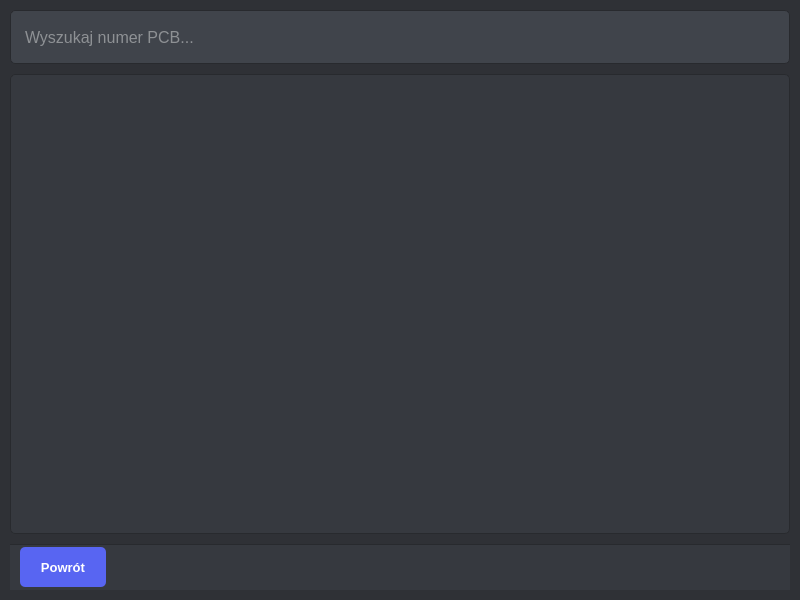
<?xml version="1.0" encoding="UTF-8"?>
<ui version="4.0">
 <class>History</class>
 <widget class="QDialog" name="History">
  <property name="geometry">
   <rect>
    <x>0</x>
    <y>0</y>
    <width>800</width>
    <height>600</height>
   </rect>
  </property>
  <property name="windowTitle">
   <string>Historia PCB</string>
  </property>
  <property name="styleSheet">
   <string notr="true">/* --- Styl Okna Historii (Ciemny Motyw v4 - Uproszczony Layout) --- */
QDialog#History {
    background-color: #2f3136;
    color: #e8e9ea;
    font-family: "Segoe UI", Roboto, Cantarell, "Helvetica Neue", sans-serif;
    font-size: 14px;
}

/* --- Pole Wyszukiwania --- */
QLineEdit#search_field {
    background-color: #40444b;
    color: #dcddde;
    border: 1px solid #282a2e;
    border-radius: 5px;
    padding: 8px 12px;
    font-size: 16px;
    min-height: 36px;
}
QLineEdit#search_field:focus {
    border-color: #5865F2;
}

/* --- Widok Tabeli --- */
QTableView#tableWidget {
    background-color: #36393f;
    border: 1px solid #282a2e;
    border-radius: 5px;
    gridline-color: #4f545c;
    color: #dcddde;
    font-size: 15px;
    selection-background-color: #5865F2;
    selection-color: #ffffff;
    outline: none;
    alternate-background-color: #40444b;
}
QTableView#tableWidget::item {
    padding: 8px 10px;
    border-bottom: 1px solid #4f545c;
}

/* --- Nagłówki Tabeli --- */
QHeaderView::section {
    background-color: #2f3136;
    color: #ffffff;
    padding: 10px 8px;
    border: none;
    border-bottom: 1px solid #4f545c;
    font-size: 14px;
    font-weight: 600;
}
QHeaderView::section:horizontal {
    border-right: 1px solid #4f545c;
}
QHeaderView::section:horizontal:last {
    border-right: none;
}
QHeaderView::section:vertical {
    background-color: #40444b;
    border-right: 1px solid #4f545c;
    color: #b9bbbe;
    font-weight: 500;
    padding-right: 12px;
}
QTableView QTableCornerButton::section {
    background-color: #2f3136;
    border: none;
    border-bottom: 1px solid #4f545c;
    border-right: 1px solid #4f545c;
}

/* --- Dolny Pasek (Stopka) --- */
QFrame#bottomBar {
    background-color: #36393f;
    border: none;
    border-top: 1px solid #282a2e;
    min-height: 45px;
    max-height: 45px;
}

/* --- Przycisk Powrotu --- */
QPushButton#backButton {
    background-color: #5865F2;
    color: white;
    font-size: 13px;
    font-weight: 600;
    padding: 6px 20px;
    border-radius: 5px;
    border: none;
    min-height: 28px;
    outline: none;
}
QPushButton#backButton:hover { background-color: #4e5dcf; }
QPushButton#backButton:pressed { background-color: #404ab8; }
QPushButton#backButton:disabled { background-color: #40444b; color: #72767d; opacity: 0.7; }

/* --- Paski Przewijania --- */
QScrollBar:vertical { border: none; background: #2f3136; width: 12px; margin: 0px; }
QScrollBar::handle:vertical { background: #4f545c; min-height: 25px; border-radius: 6px; }
QScrollBar::handle:vertical:hover { background: #5a606b; }
QScrollBar::add-line:vertical, QScrollBar::sub-line:vertical { border: none; background: none; height: 0px; }
QScrollBar::add-page:vertical, QScrollBar::sub-page:vertical { background: none; }

QScrollBar:horizontal { border: none; background: #2f3136; height: 12px; margin: 0px; }
QScrollBar::handle:horizontal { background: #4f545c; min-width: 25px; border-radius: 6px; }
QScrollBar::handle:horizontal:hover { background: #5a606b; }
QScrollBar::add-line:horizontal, QScrollBar::sub-line:horizontal { border: none; background: none; width: 0px; }
QScrollBar::add-page:horizontal, QScrollBar::sub-page:horizontal { background: none; }

   </string>
  </property>
  <layout class="QVBoxLayout" name="dialogLayout"> <property name="spacing">
    <number>10</number> </property>
   <property name="leftMargin">
    <number>10</number>
   </property>
   <property name="topMargin">
    <number>10</number>
   </property>
   <property name="rightMargin">
    <number>10</number>
   </property>
   <property name="bottomMargin">
    <number>10</number>
   </property>
   <item>
    <widget class="QLineEdit" name="search_field">
     <property name="placeholderText">
      <string>Wyszukaj numer PCB...</string>
     </property>
    </widget>
   </item>
   <item>
    <widget class="QTableView" name="tableWidget">
     <property name="sizePolicy"> <sizepolicy hsizetype="Expanding" vsizetype="Expanding">
       <horstretch>0</horstretch>
       <verstretch>1</verstretch> </sizepolicy>
     </property>
     <property name="editTriggers">
      <set>QAbstractItemView::NoEditTriggers</set>
     </property>
     <property name="alternatingRowColors">
      <bool>true</bool>
     </property>
     <property name="selectionBehavior">
      <enum>QAbstractItemView::SelectRows</enum>
     </property>
     <property name="verticalScrollMode">
      <enum>QAbstractItemView::ScrollPerPixel</enum>
     </property>
     <property name="horizontalScrollMode">
      <enum>QAbstractItemView::ScrollPerPixel</enum>
     </property>
     <attribute name="horizontalHeaderStretchLastSection">
      <bool>true</bool>
     </attribute>
     <attribute name="verticalHeaderVisible">
      <bool>false</bool>
     </attribute>
    </widget>
   </item>
   <item>
    <widget class="QFrame" name="bottomBar"> <property name="sizePolicy"> <sizepolicy hsizetype="Preferred" vsizetype="Fixed">
         <horstretch>0</horstretch>
         <verstretch>0</verstretch>
        </sizepolicy>
       </property>
     <property name="frameShape">
      <enum>QFrame::StyledPanel</enum>
     </property>
     <property name="frameShadow">
      <enum>QFrame::Raised</enum>
     </property>
     <layout class="QHBoxLayout" name="bottomBarLayout">
      <property name="spacing">
       <number>15</number>
      </property>
      <property name="leftMargin">
       <number>10</number>
      </property>
      <property name="topMargin">
       <number>0</number>
      </property>
      <property name="rightMargin">
       <number>10</number>
      </property>
      <property name="bottomMargin">
       <number>0</number>
      </property>
      <item>
       <widget class="QPushButton" name="backButton">
        <property name="text">
         <string>Powrót</string>
        </property>
        <property name="cursor">
         <cursorShape>PointingHandCursor</cursorShape>
        </property>
        <property name="sizePolicy">
         <sizepolicy hsizetype="Fixed" vsizetype="Fixed">
          <horstretch>0</horstretch>
          <verstretch>0</verstretch>
         </sizepolicy>
        </property>
       </widget>
      </item>
      <item>
       <spacer name="bottomSpacer">
        <property name="orientation">
         <enum>Qt::Horizontal</enum>
        </property>
        <property name="sizeHint" stdset="0">
         <size>
          <width>40</width>
          <height>20</height>
         </size>
        </property>
       </spacer>
      </item>
     </layout>
    </widget>
   </item>
  </layout>
 </widget>
 <resources/>
 <connections/>
</ui>
